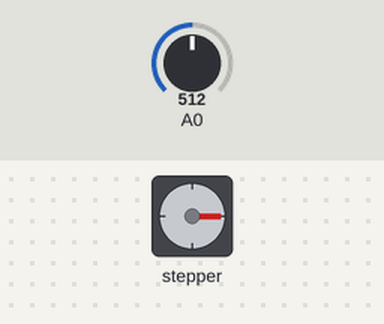
The sketch below on a simulated Arduino Uno, built with avr-gcc and run on an emulated ATmega328P. On the bench: stepper motor. The inputs (shaded band) are chosen by the test bench; at power-on: A0 = 512. Stepper angles assume 2048 steps per turn.

Above: at 2.8 s.
2.9 s: A0 set to 716
At 4.8 s:
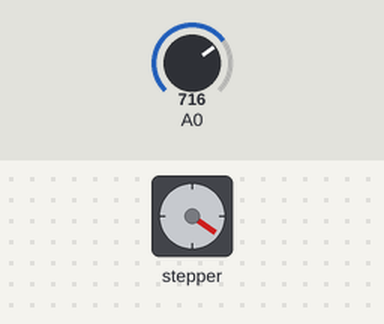
5.1 s: A0 set to 1023
At 7.4 s:
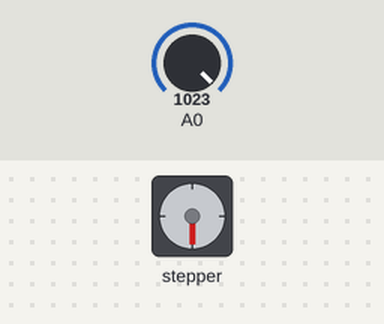
7.7 s: A0 set to 900
At 9.1 s:
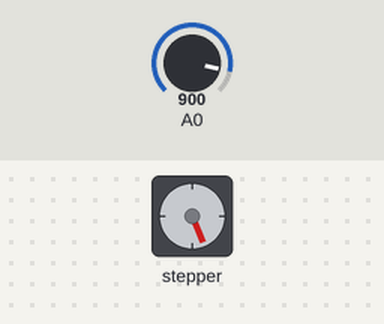
Timing chart, 0 to 10.7 s (numbered marks = the images above; inputs shaded):
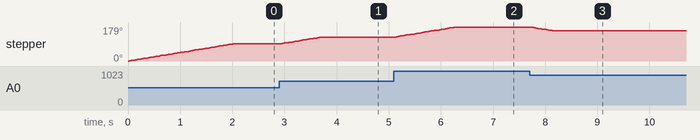

Measured:
- after the input at 2.9 s, stepper: turns 35° clockwise in 0.75 s, starting at once
- after the input at 5.1 s, stepper: turns 54° clockwise in 1.2 s, starting at once
- after the input at 7.7 s, stepper: turns 21° counter-clockwise in 0.45 s, starting at once
- by itself, stepper: turns 90° clockwise in 2.0 s

The sketch:

stepper_v0.ino
```cpp
/*

Info
-----------------------------------------
-----------------------------------------
 Rosemarybeetle stepper motor drive sketch v0

 Hardware:
 - 28BYJ-48 stepper motor
 - Uln2003 Motor Driver Board

 Sketch
 - originally forked from Arduino help page
 https://docs.arduino.cc/learn/electronics/stepper-motors
 ----------------------------------------
 ----------------------------------------

 */

 // include built-in Stepper driver library
#include <Stepper.h>


// configure number of steps to match
#define STEPS 64

// create an instance of the stepper class, specifying
// the number of steps of the motor and the pins it's
// attached to
Stepper stepper(STEPS, 8, 9, 10, 11);

// initialise the "previous" variable that will store the previous reading from the analog input
int previous = 0;
// initialise rotation speed to RPM_speed RPM
int RPM_speed = 240;

void setup() {
  // set the speed of the motor to RPM_speed
  stepper.setSpeed(RPM_speed);
}


void loop() {
// get the sensor value
  int val = analogRead(0);
 Serial.print("analogue value = ");
  Serial.print(val);
  Serial.println();


  // move a number of steps equal to the change in the
  // sensor reading
  stepper.step(val - previous);

  // remember the previous value of the sensor
  previous = val;

}
```
